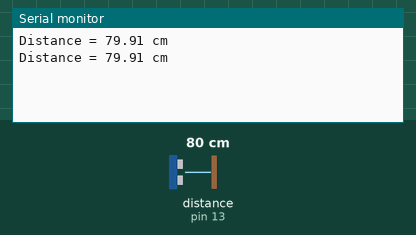
This sketch was run on a simulated Arduino Uno, built with avr-gcc and run on an emulated ATmega328P. On the bench: the last lines printed to the serial monitor. Wiring (inferred from the names in the program): ultrasonic range finder: trigger pin 10; echo pin 13. Inputs (shaded band) come from the test bench; at power-on: distance to the obstacle (sensor on pin 13) 80 cm. The echo pulse lasts 58.3 µs per cm.

Above: at 1.9 s.
2.0 s: distance to the obstacle (sensor on pin 13) set to 2 cm
At 2.5 s:
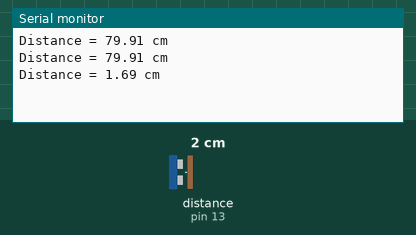
3.5 s: distance to the obstacle (sensor on pin 13) set to 4 cm
At 5.3 s:
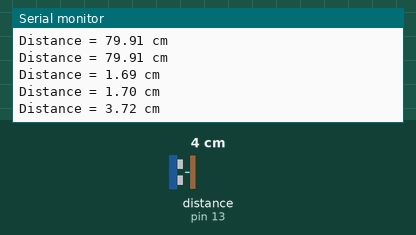
Timing chart, 0 to 6.8 s (numbered marks = the images above; inputs shaded):
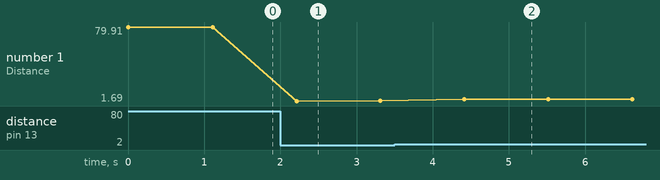

Measured:
- after the input at 2.0 s, the serial monitor: prints a new line after 0.21 s (image 1)
- after the input at 3.5 s, the serial monitor: prints a new line after 0.91 s (image 2)
- plotted number 1: 79.91 → 1.7 after the input at 2.0 s, 1.7 → 3.72 after the input at 3.5 s

The sketch:

i2c.ino
```cpp
#define trigPin 10
#define echoPin 13
#include <Wire.h>

float duration, distance;


#define SLAVE_ADDRESS 0x04
int number;
int state = 0;


void setup() {
  Serial.begin (9600);

  Wire.begin(SLAVE_ADDRESS);
  Wire.onRequest(sendData);


  pinMode(trigPin, OUTPUT);
  pinMode(echoPin, INPUT);
}

void loop() {
  digitalWrite(trigPin, LOW);
  delayMicroseconds(2);

  digitalWrite(trigPin, HIGH);
  delayMicroseconds(10);
  digitalWrite(trigPin, LOW);

  duration = pulseIn(echoPin, HIGH);
  distance = (duration / 2) * 0.0344;

  if (distance >= 400){
    Serial.print("Distance = ");
    Serial.println("Out of range");
  }
  else {
    Serial.print("Distance = ");
    Serial.print(distance);
    Serial.println(" cm");
    delay(100);
  }
  delay(1000);
}

void sendData(){
  int y = round(distance);
  Wire.write(y);
}
```
